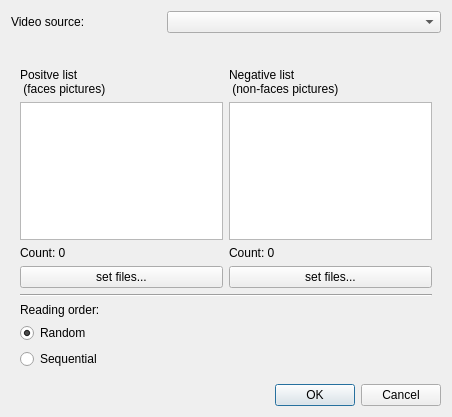
<?xml version="1.0" encoding="UTF-8"?>
<ui version="4.0">
 <class>visDialog</class>
 <widget class="QDialog" name="visDialog">
  <property name="geometry">
   <rect>
    <x>0</x>
    <y>0</y>
    <width>452</width>
    <height>417</height>
   </rect>
  </property>
  <property name="windowTitle">
   <string>Video input settings</string>
  </property>
  <property name="windowIcon">
   <iconset resource="../faceFinder.qrc">
    <normaloff>:/images/ff.png</normaloff>:/images/ff.png</iconset>
  </property>
  <property name="locale">
   <locale language="English" country="UnitedStates"/>
  </property>
  <layout class="QGridLayout" name="gridLayout_4">
   <item row="0" column="0">
    <layout class="QHBoxLayout" name="horizontalLayout">
     <item>
      <widget class="QLabel" name="label">
       <property name="maximumSize">
        <size>
         <width>150</width>
         <height>40</height>
        </size>
       </property>
       <property name="text">
        <string>Video source:</string>
       </property>
      </widget>
     </item>
     <item>
      <widget class="QComboBox" name="sourceComboBox"/>
     </item>
    </layout>
   </item>
   <item row="2" column="0">
    <widget class="QDialogButtonBox" name="buttonBox">
     <property name="orientation">
      <enum>Qt::Horizontal</enum>
     </property>
     <property name="standardButtons">
      <set>QDialogButtonBox::Cancel|QDialogButtonBox::Ok</set>
     </property>
    </widget>
   </item>
   <item row="1" column="0">
    <widget class="QStackedWidget" name="stackedWidget">
     <property name="currentIndex">
      <number>1</number>
     </property>
     <widget class="QWidget" name="page">
      <layout class="QGridLayout" name="gridLayout">
       <item row="0" column="0">
        <widget class="QLabel" name="labelWebCamera">
         <property name="text">
          <string>Video feed from usb camera</string>
         </property>
         <property name="alignment">
          <set>Qt::AlignCenter</set>
         </property>
        </widget>
       </item>
      </layout>
     </widget>
     <widget class="QWidget" name="strona">
      <layout class="QVBoxLayout" name="verticalLayout">
       <item>
        <spacer name="horizontalSpacer_2">
         <property name="orientation">
          <enum>Qt::Horizontal</enum>
         </property>
         <property name="sizeHint" stdset="0">
          <size>
           <width>40</width>
           <height>20</height>
          </size>
         </property>
        </spacer>
       </item>
       <item>
        <layout class="QHBoxLayout" name="horizontalLayout_2">
         <item>
          <layout class="QVBoxLayout" name="verticalLayout_3">
           <item>
            <widget class="QLabel" name="label_5">
             <property name="text">
              <string>Positve list
 (faces pictures) </string>
             </property>
            </widget>
           </item>
           <item>
            <widget class="QListView" name="viewFaceSet"/>
           </item>
           <item>
            <widget class="QLabel" name="labePositiveCount">
             <property name="text">
              <string>Count: 0</string>
             </property>
            </widget>
           </item>
           <item>
            <widget class="QPushButton" name="buttonFaceSet">
             <property name="text">
              <string>set files...</string>
             </property>
            </widget>
           </item>
          </layout>
         </item>
         <item>
          <layout class="QVBoxLayout" name="verticalLayout_4">
           <item>
            <widget class="QLabel" name="label_6">
             <property name="text">
              <string>Negative list
 (non-faces pictures)</string>
             </property>
            </widget>
           </item>
           <item>
            <widget class="QListView" name="viewNonfaceSet"/>
           </item>
           <item>
            <widget class="QLabel" name="labelNegativeCount">
             <property name="text">
              <string>Count: 0</string>
             </property>
            </widget>
           </item>
           <item>
            <widget class="QPushButton" name="buttonNonfaceSet">
             <property name="text">
              <string>set files...</string>
             </property>
            </widget>
           </item>
          </layout>
         </item>
        </layout>
       </item>
       <item>
        <widget class="Line" name="line">
         <property name="orientation">
          <enum>Qt::Horizontal</enum>
         </property>
        </widget>
       </item>
       <item>
        <widget class="QLabel" name="label_3">
         <property name="text">
          <string>Reading order:</string>
         </property>
        </widget>
       </item>
       <item>
        <widget class="QRadioButton" name="radioSetRandom">
         <property name="text">
          <string>Random</string>
         </property>
         <property name="checked">
          <bool>true</bool>
         </property>
        </widget>
       </item>
       <item>
        <widget class="QRadioButton" name="radioSetSequential">
         <property name="text">
          <string>Sequential</string>
         </property>
        </widget>
       </item>
      </layout>
     </widget>
     <widget class="QWidget" name="page_2">
      <layout class="QVBoxLayout" name="verticalLayout_2">
       <item>
        <spacer name="horizontalSpacer">
         <property name="orientation">
          <enum>Qt::Horizontal</enum>
         </property>
         <property name="sizeHint" stdset="0">
          <size>
           <width>40</width>
           <height>20</height>
          </size>
         </property>
        </spacer>
       </item>
       <item>
        <widget class="QLabel" name="label_4">
         <property name="text">
          <string>List of pictures to scan:</string>
         </property>
        </widget>
       </item>
       <item>
        <layout class="QHBoxLayout" name="horizontalLayout_3">
         <item>
          <widget class="QPushButton" name="buttonAddPictures">
           <property name="text">
            <string>Add pictures ...</string>
           </property>
          </widget>
         </item>
         <item>
          <spacer name="horizontalSpacer_3">
           <property name="orientation">
            <enum>Qt::Horizontal</enum>
           </property>
           <property name="sizeHint" stdset="0">
            <size>
             <width>40</width>
             <height>20</height>
            </size>
           </property>
          </spacer>
         </item>
         <item>
          <widget class="QPushButton" name="buttonClearList">
           <property name="text">
            <string>Clear list</string>
           </property>
          </widget>
         </item>
        </layout>
       </item>
       <item>
        <widget class="QTableWidget" name="tableWidget"/>
       </item>
       <item>
        <widget class="QLabel" name="labelPicturesCount">
         <property name="text">
          <string>Pictures count: 0</string>
         </property>
        </widget>
       </item>
       <item>
        <widget class="Line" name="line_2">
         <property name="orientation">
          <enum>Qt::Horizontal</enum>
         </property>
        </widget>
       </item>
       <item>
        <widget class="QLabel" name="label_7">
         <property name="text">
          <string>Reading order:</string>
         </property>
        </widget>
       </item>
       <item>
        <widget class="QRadioButton" name="radioListRandom">
         <property name="text">
          <string>Random</string>
         </property>
         <property name="checked">
          <bool>true</bool>
         </property>
        </widget>
       </item>
       <item>
        <widget class="QRadioButton" name="radioListSequential">
         <property name="text">
          <string>Sequential</string>
         </property>
        </widget>
       </item>
       <item>
        <spacer name="verticalSpacer">
         <property name="orientation">
          <enum>Qt::Vertical</enum>
         </property>
         <property name="sizeHint" stdset="0">
          <size>
           <width>20</width>
           <height>40</height>
          </size>
         </property>
        </spacer>
       </item>
      </layout>
     </widget>
    </widget>
   </item>
  </layout>
 </widget>
 <resources>
  <include location="../faceFinder.qrc"/>
 </resources>
 <connections>
  <connection>
   <sender>buttonBox</sender>
   <signal>accepted()</signal>
   <receiver>visDialog</receiver>
   <slot>accept()</slot>
   <hints>
    <hint type="sourcelabel">
     <x>222</x>
     <y>284</y>
    </hint>
    <hint type="destinationlabel">
     <x>157</x>
     <y>274</y>
    </hint>
   </hints>
  </connection>
  <connection>
   <sender>buttonBox</sender>
   <signal>rejected()</signal>
   <receiver>visDialog</receiver>
   <slot>reject()</slot>
   <hints>
    <hint type="sourcelabel">
     <x>290</x>
     <y>290</y>
    </hint>
    <hint type="destinationlabel">
     <x>286</x>
     <y>274</y>
    </hint>
   </hints>
  </connection>
  <connection>
   <sender>sourceComboBox</sender>
   <signal>currentIndexChanged(int)</signal>
   <receiver>stackedWidget</receiver>
   <slot>setCurrentIndex(int)</slot>
   <hints>
    <hint type="sourcelabel">
     <x>214</x>
     <y>27</y>
    </hint>
    <hint type="destinationlabel">
     <x>211</x>
     <y>89</y>
    </hint>
   </hints>
  </connection>
 </connections>
</ui>
